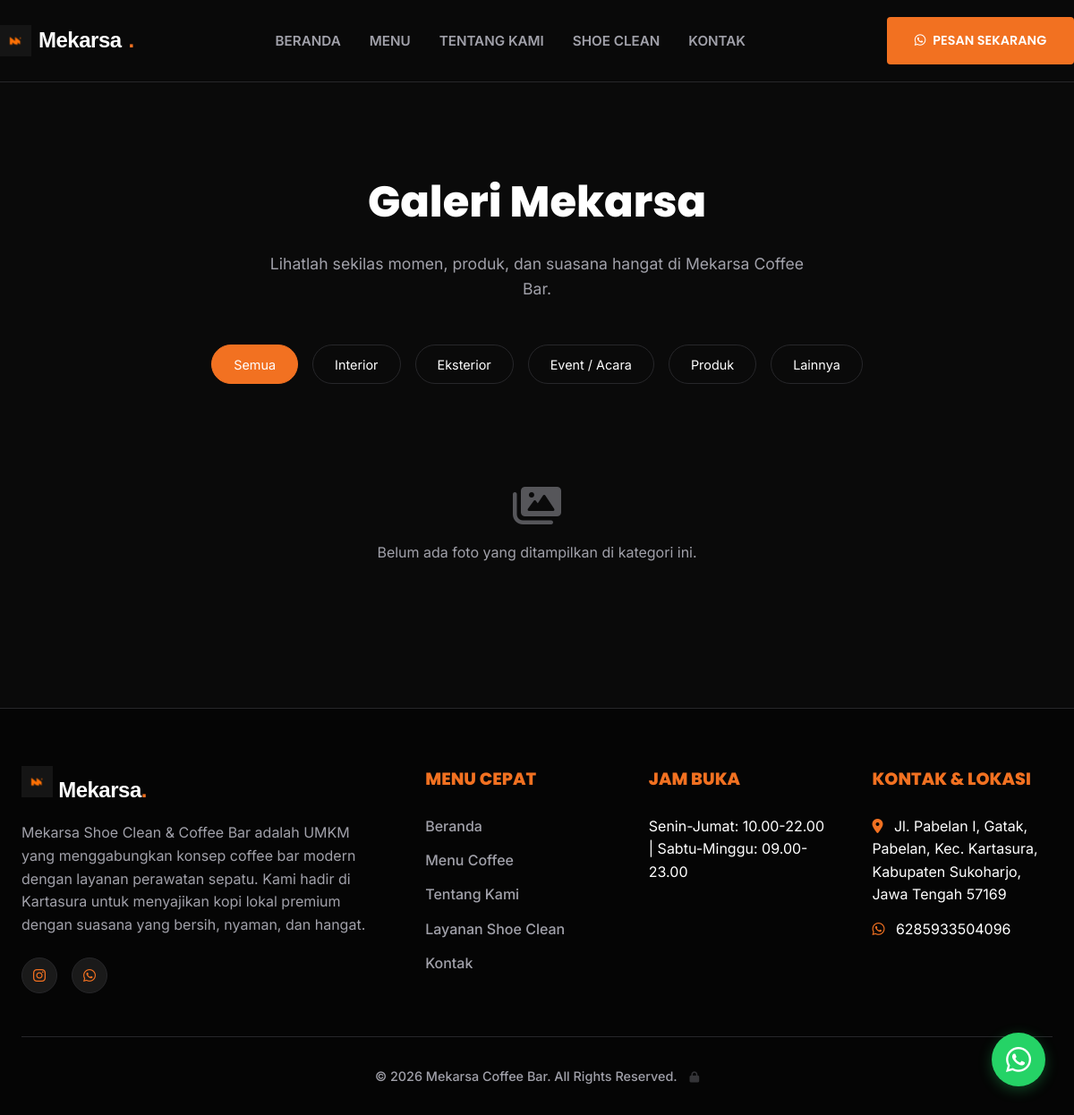
/gallery.php, run on the app's committed database.
### tables this page shows
CREATE TABLE `settings` (
  `id` int(11) NOT NULL,
  `business_name` varchar(150) NOT NULL,
  `tagline` varchar(150) DEFAULT NULL,
  `description` text DEFAULT NULL,
  `address` text DEFAULT NULL,
  `phone` varchar(20) DEFAULT NULL,
  `whatsapp` varchar(20) DEFAULT NULL,
  `instagram` varchar(100) DEFAULT NULL,
  `maps_link` text DEFAULT NULL,
  `opening_hours` varchar(100) DEFAULT NULL,
  `updated_at` timestamp NOT NULL DEFAULT current_timestamp() ON UPDATE current_timestamp()
);

### gallery.php (the view, shortened to what this page needs)
<?php
try {
    $pdo = getDBConnection();
    $stmt = $pdo->query("SELECT * FROM settings LIMIT 1");
    $settings = $stmt->fetch(PDO::FETCH_ASSOC) ?: [
        'business_name' => 'Mekarsa Coffee Bar',
        'tagline' => 'Coffee First, Clean Vibes Always',
        'description' => '',
        'whatsapp' => '6285933504096',
        'instagram' => '',
        'address' => '',
        'opening_hours' => ''
    ];
    $wa_clean = preg_replace('/[^0-9]/', '', $settings['whatsapp']);
    $filterCat = $_GET['category'] ?? '';
    $where = ["status = 'show'"];
    $params = [];
    $whereSQL = "WHERE " . implode(' AND ', $where);
    $galStmt = $pdo->prepare("SELECT * FROM gallery $whereSQL ORDER BY created_at DESC");
    $galStmt->execute($params);
    $galleries = $galStmt->fetchAll(PDO::FETCH_ASSOC);
} catch (PDOException $e) {
    die("Error connecting to database.");
}
$categoryLabels = [
    'interior' => 'Interior',
    'exterior' => 'Eksterior',
    'events'   => 'Event / Acara',
    'products' => 'Produk',
    'others'   => 'Lainnya'
];
?>
<!DOCTYPE html>
<html lang="id">
<head>
    <link href="https://cdnjs.cloudflare.com/ajax/libs/font-awesome/6.0.0/css/all.min.css" rel="stylesheet">
    <link rel="stylesheet" href="public/css/style.css">
</head>
<body>
    <header class="header">
        <div class="container navbar">
            <a href="index.php" class="nav-logo">
                <img src="public/images/logo.png" alt="Mekarsa Logo" class="navbar-logo-img">
                <?= htmlspecialchars(explode(' ', $settings['business_name'])[0]) ?><span>.</span>
            </a>
            <ul class="nav-links" id="navLinks">
                <li><a href="index.php">Beranda</a></li>
                <li><a href="menu.php">Menu</a></li>
                <li><a href="about.php">Tentang Kami</a></li>
                <li><a href="support-service.php">Shoe Clean</a></li>
                <li><a href="contact.php">Kontak</a></li>
            </ul>
            <div class="nav-actions">
                <a href="https://wa.me/<?= $wa_clean ?>" target="_blank" class="btn btn-primary"><i class="fab fa-whatsapp"></i> Pesan Sekarang</a>
            </div>
        </div>
    </header>
    <section class="page-header">
        <div class="container">
            <h1 class="page-title">Galeri Mekarsa</h1>
            <p class="page-subtitle">Lihatlah sekilas momen, produk, dan suasana hangat di <?= htmlspecialchars($settings['business_name']) ?>.</p>
        </div>
    </section>
    <section class="gallery-section">
        <div class="container">
            <div class="gallery-filters">
                <a href="gallery.php" class="filter-btn <?= $filterCat === '' ? 'active' : '' ?>">Semua</a>
                <?php foreach ($categoryLabels as $key => $label): ?>
                    <a href="gallery.php?category=<?= $key ?>" class="filter-btn <?= $filterCat === $key ? 'active' : '' ?>"><?= $label ?></a>
                <?php endforeach; ?>
            </div>
            <div class="gallery-grid">
                <?php if (!empty($galleries)): ?>
                    <?php foreach ($galleries as $gal): ?>
                        <div class="gallery-item">
                            <img src="public/uploads/gallery/<?= htmlspecialchars($gal['image']) ?>" alt="<?= htmlspecialchars($gal['title'] ?? 'Galeri') ?>" class="gallery-img">
                            <div class="gallery-overlay">
                                <span class="gallery-cat"><?= $categoryLabels[$gal['category']] ?? 'Lainnya' ?></span>
                                <?php if ($gal['title']): ?>
                                    <h3 class="gallery-title"><?= htmlspecialchars($gal['title']) ?></h3>
                                <?php endif; ?>
                            </div>
                        </div>
                    <?php endforeach; ?>
                <?php else: ?>
                    <div class="empty-gallery">
                        <i class="fas fa-images" style="font-size: 3rem; margin-bottom: 1rem; opacity: 0.5;"></i>
                        <p>Belum ada foto yang ditampilkan di kategori ini.</p>
                    </div>
                <?php endif; ?>
            </div>
        </div>
    </section>
    <footer id="contact" class="footer">
        <div class="container">
            <div class="footer-grid">
                <div class="footer-col">
                    <a href="index.php" class="nav-logo" style="display: block; margin-bottom: 1rem;">
                        <img src="public/images/logo.png" alt="Mekarsa Logo" class="navbar-logo-img">
                        <?= htmlspecialchars(explode(' ', $settings['business_name'])[0]) ?><span>.</span>
                    </a>
                    <p><?= htmlspecialchars($settings['description'] ?? 'Mekarsa Coffee Bar') ?></p>
                    <div class="social-links">
                        <?php if(!empty($settings['instagram'])): ?>
                            <a href="https://instagram.com/<?= htmlspecialchars($settings['instagram']) ?>" target="_blank"><i class="fab fa-instagram"></i></a>
                        <?php endif; ?>
                        <a href="https://wa.me/<?= $wa_clean ?>" target="_blank"><i class="fab fa-whatsapp"></i></a>
                    </div>
                </div>
                <div class="footer-col">
                                        <h4>Menu Cepat</h4>
                    <ul class="footer-links">
                        <li><a href="index.php">Beranda</a></li>
                        <li><a href="menu.php">Menu Coffee</a></li>
                        <li><a href="about.php">Tentang Kami</a></li>
                        <li><a href="support-service.php">Layanan Shoe Clean</a></li>
                        <li><a href="contact.php">Kontak</a></li>
                    </ul>
                </div>
                <div class="footer-col">
                    <h4>Jam Buka</h4>
                    <ul class="footer-links">
                        <li><?= htmlspecialchars($settings['opening_hours'] ?? 'Buka Setiap Hari') ?></li>
                    </ul>
                </div>
                <div class="footer-col">
                    <h4>Kontak & Lokasi</h4>
                    <ul class="footer-links">
                        <li><i class="fas fa-map-marker-alt" style="color: var(--color-orange); margin-right: 8px;"></i> <?= htmlspecialchars($settings['address'] ?? '') ?></li>
                        <li><i class="fab fa-whatsapp" style="color: var(--color-orange); margin-right: 8px;"></i> <?= htmlspecialchars($settings['whatsapp'] ?? '') ?></li>
                    </ul>
                </div>
            </div>
            <div class="footer-bottom">
                &copy; <?= date('Y') ?> <?= htmlspecialchars($settings['business_name']) ?>. All Rights Reserved.
             <a href="portal-mekarsa/login.php" style="color: inherit; text-decoration: none; margin-left: 10px; opacity: 0.3; transition: opacity 0.3s;" onmouseover="this.style.opacity='1'" onmouseout="this.style.opacity='0.3'" title="Admin Login"><i class="fas fa-lock" style="font-size:0.85em;"></i></a>
            </div>
        </div>
    </footer>
    <a href="https://wa.me/<?= $wa_clean ?>" target="_blank" class="float-wa" title="Hubungi kami via WhatsApp">
        <i class="fab fa-whatsapp"></i>
    </a>
</body>
</html>

### public/css/style.css (style rules this page uses)
:root { --color-bg-main: #0a0a0a; --color-bg-secondary: #111111; --color-bg-card: #1a1a1a; --color-text-main: #ffffff; --color-text-muted: #a1a1aa; --color-black: #000000; --color-white: #FFFFFF; --color-orange: #F27121; --color-orange-hover: #e06010; --color-border: #27272a; --font-logo: 'Satoshi', sans-serif; --font-title: 'Poppins', sans-serif; --font-price: 'Anton', sans-serif; --font-body: 'Inter', sans-serif; --font-tagline: 'Poppins', sans-serif; }
* { margin: 0; padding: 0; box-sizing: border-box; }
body { font-family: var(--font-body); background-color: var(--color-bg-main); color: var(--color-text-main); line-height: 1.6; overflow-x: hidden; }
a { text-decoration: none; color: inherit; }
h1, h2, h3, h4, h5, h6 { font-family: var(--font-title); font-weight: 800; color: var(--color-text-main); }
.container { max-width: 1200px; margin: 0 auto; padding: 0 1.5rem; }
.btn { display: inline-flex; align-items: center; justify-content: center; padding: 0.8rem 1.8rem; font-weight: 600; text-transform: uppercase; border-radius: 4px; transition: all 0.3s ease; cursor: pointer; border: 2px solid transparent; font-family: var(--font-title); font-size: 0.9rem; gap: 0.5rem; }
.btn-primary { background-color: var(--color-orange); color: var(--color-white); }
.header { position: sticky; top: 0; background-color: rgba(10, 10, 10, 0.95); backdrop-filter: blur(10px); z-index: 1000; border-bottom: 1px solid var(--color-border); }
.navbar { display: flex; justify-content: space-between; align-items: center; padding: 1.2rem 0; }
.nav-logo { font-family: var(--font-logo); font-weight: 700; font-size: 1.5rem; letter-spacing: -0.5px; color: var(--color-text-main); display: flex; align-items: center; gap: 0.5rem; }
.navbar-logo-img { height: 35px; width: auto; }
.nav-logo span { color: var(--color-orange); }
.nav-links { display: flex; gap: 2rem; list-style: none; }
.nav-links a { font-weight: 600; font-size: 0.95rem; color: var(--color-text-muted); transition: color 0.3s ease; text-transform: uppercase; }
.nav-actions { display: flex; gap: 1rem; }
.footer { background-color: #050505; padding: 4rem 0 2rem; border-top: 1px solid var(--color-border); }
.footer-grid { display: grid; grid-template-columns: 2fr 1fr 1fr 1fr; gap: 3rem; margin-bottom: 3rem; }
.footer-col h4 { font-size: 1.2rem; margin-bottom: 1.5rem; color: var(--color-orange); text-transform: uppercase; }
.footer-col p { color: var(--color-text-muted); margin-bottom: 1.5rem; }
.footer-links { list-style: none; }
.footer-links li { margin-bottom: 0.8rem; }
.footer-links a { color: var(--color-text-muted); transition: color 0.3s; font-weight: 500; }
.social-links { display: flex; gap: 1rem; }
.social-links a { width: 40px; height: 40px; border-radius: 50%; background-color: var(--color-bg-card); border: 1px solid var(--color-border); color: var(--color-orange); display: flex; align-items: center; justify-content: center; transition: all 0.3s ease; }
.footer-bottom { text-align: center; padding-top: 2rem; border-top: 1px solid var(--color-border); color: var(--color-text-muted); font-size: 0.9rem; font-weight: 500; }
.float-wa { position: fixed; bottom: 2rem; right: 2rem; background-color: #25D366; color: white; width: 60px; height: 60px; border-radius: 50%; display: flex; justify-content: center; align-items: center; font-size: 2rem; box-shadow: 0 4px 15px rgba(37, 211, 102, 0.3); transition: transform 0.3s ease; z-index: 100; }

### gallery.php (style rules this page uses)
.page-header { padding: 6rem 0 3rem; text-align: center; background-color: var(--color-bg-main); }
.page-title { font-size: 3rem; margin-bottom: 1rem; color: var(--color-white); }
.page-subtitle { font-size: 1.1rem; color: var(--color-text-muted); max-width: 600px; margin: 0 auto; }
.gallery-section { padding-bottom: 6rem; }
.gallery-filters { display: flex; justify-content: center; flex-wrap: wrap; gap: 1rem; margin-bottom: 3rem; }
.filter-btn { padding: 0.6rem 1.5rem; border-radius: 30px; border: 1px solid var(--color-border); background: transparent; color: var(--color-white); font-size: 0.9rem; cursor: pointer; transition: all 0.3s ease; text-decoration: none; }
.filter-btn:hover, .filter-btn.active { background: var(--color-orange); border-color: var(--color-orange); }
.gallery-grid { display: grid; grid-template-columns: repeat(auto-fill, minmax(300px, 1fr)); gap: 1.5rem; }
.empty-gallery { grid-column: 1 / -1; text-align: center; padding: 4rem 0; color: var(--color-text-muted); }

### data on the page
settings: business_name "Mekarsa", business_name "Mekarsa Coffee Bar", description "Mekarsa Shoe Clean & Coffee Bar adalah UMKM yang menggabungkan konsep coffee bar modern dengan layanan perawatan sepatu. Kami hadir di Kartasura untuk menyajikan kopi lokal premium dengan suasana yang bersih, nyaman, dan hangat.", opening_hours "Senin-Jumat: 10.00-22.00 | Sabtu-Minggu: 09.00-23.00", address "Jl. Pabelan I, Gatak, Pabelan, Kec. Kartasura, Kabupaten Sukoharjo, Jawa Tengah 57169", whatsapp "6285933504096"

### other printed values
$label "Interior"
$label "Eksterior"
$label "Event / Acara"
$label "Produk"
$label "Lainnya"
